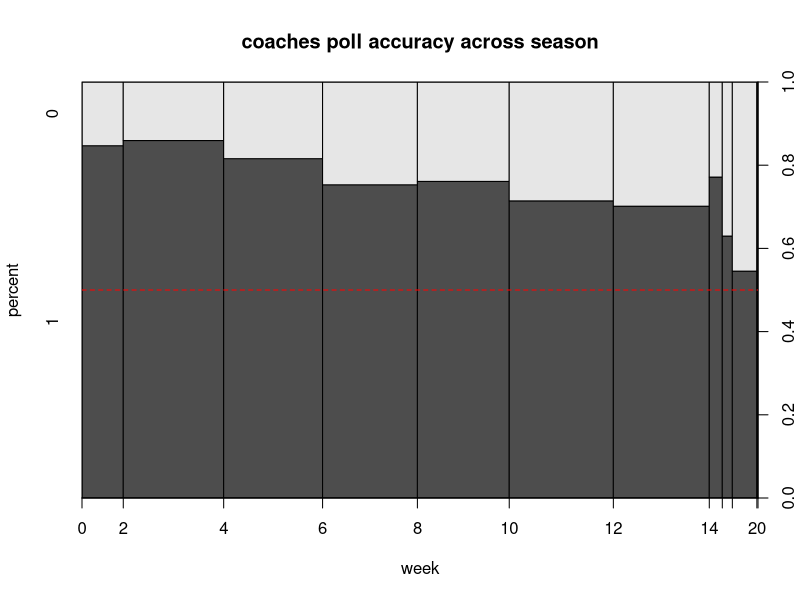
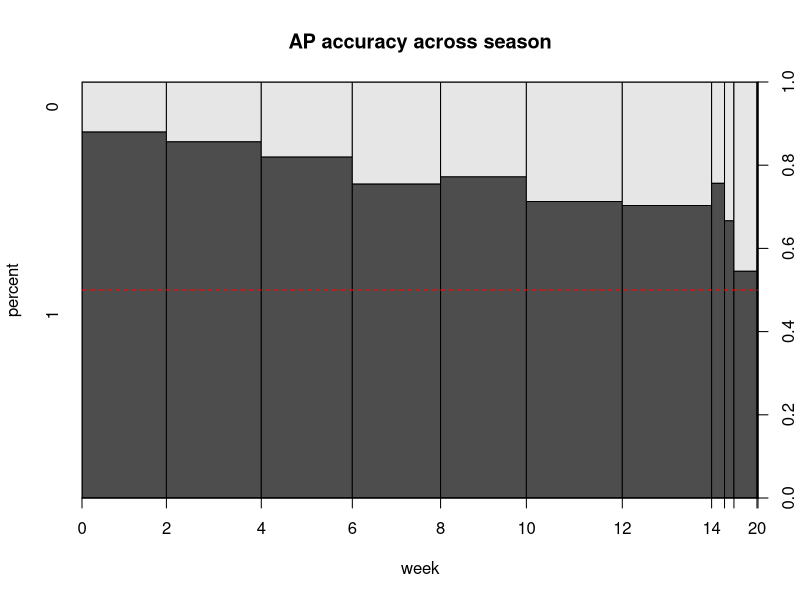

These figures' R source, in order:
## ---- chunk 1
dat = read.csv("data/full_data.csv", stringsAsFactors=F)

# overall efficacy (coaches poll)
mean(dat$coach, na.rm=T)

# ap poll
mean(dat$ap, na.rm=T)

## ---- chunk 2
plot(factor(dat$coach)~dat$Wk, ylab="percent", xlab="week", main="coaches poll accuracy across season")
abline(h=.5, col='red', lty=2)
plot(factor(dat$ap)~dat$Wk, ylab="percent", xlab="week", main="AP accuracy across season")
abline(h=.5, col='red', lty=2)

